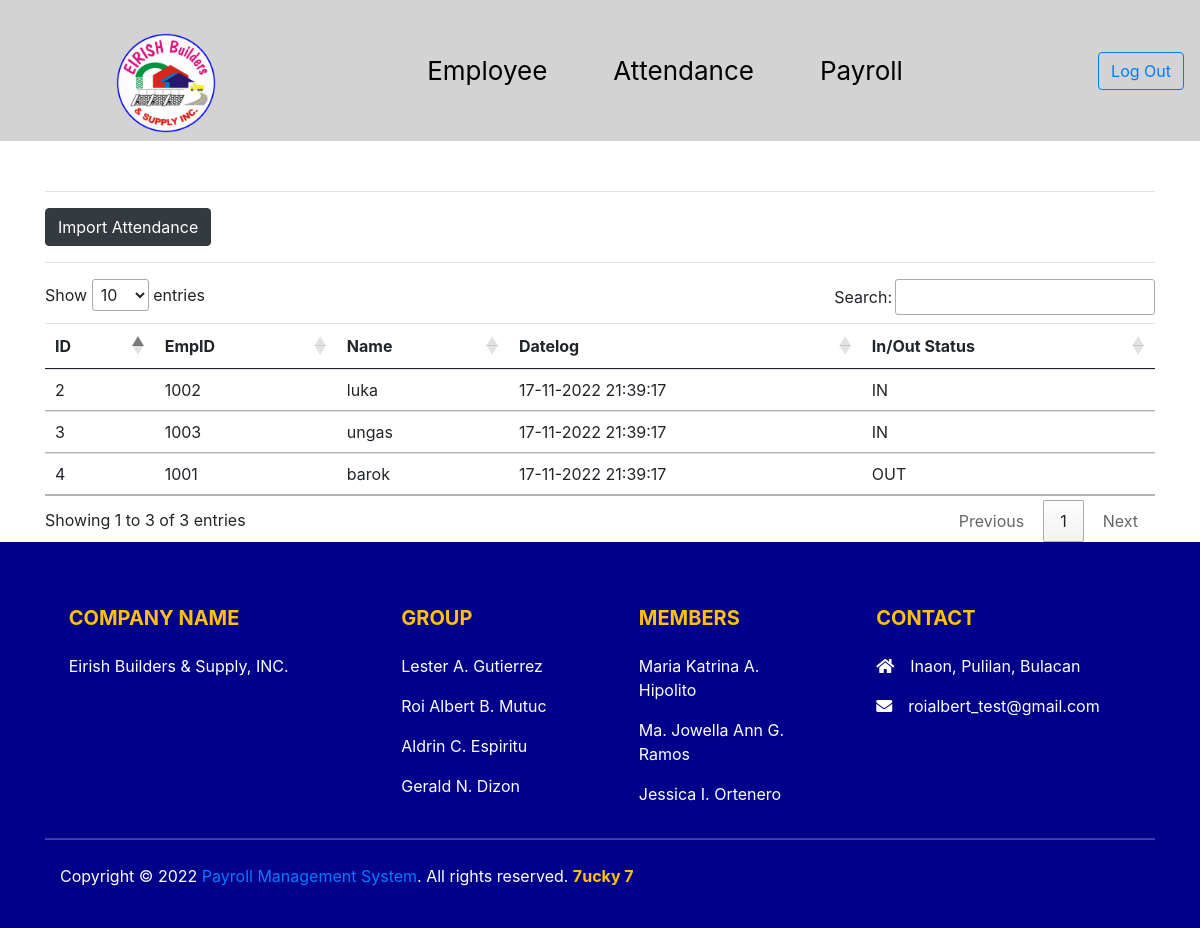
Screenshot of /attendance.php (signed in) with the database file from the repository.
### tables this page shows
CREATE TABLE `attendancee` (
  `id` int(11) NOT NULL,
  `emp_id` int(11) NOT NULL,
  `name` varchar(50) NOT NULL,
  `dateTime` varchar(50) NOT NULL,
  `logType` varchar(45) NOT NULL
);

### attendance.php (the view, shortened to what this page needs)
<?php
require_once('index.php');
$con=mysqli_connect('localhost','root','','eirish_db');
$result=mysqli_query($con,"select * from attendancee");
?>
<!doctype html>
<html lang="en">
<head>
  <link href="https://cdn.jsdelivr.net/npm/bootstrap@5.1.0/dist/css/bootstrap.min.css" rel="stylesheet">
  <link href="//cdn.datatables.net/1.10.25/css/jquery.dataTables.min.css" rel="stylesheet">
</head>
<body>
 <div class="container" style="margin-top:50px;">
 <div class="border-bottom my-3"></div>
            <div class="dropdown my-3">
            <a href="javascript:void(0);" class="btn btn-dark" onclick="formToggle('importFrm');"><i class="plus"></i> Import Attendance</a>
             </div>
             <div class="border-bottom my-3"></div>
          <table class="table table-hover">
                  <thead>
                      <tr>
                        <th>ID</th>
                        <th>EmpID</th>
                        <th>Name</th>
                        <th>Datelog</th>
                        <th>In/Out Status</th>
                      </tr>
                </thead>
                <tbody>
                          <?php while($row=mysqli_fetch_assoc($result)){?>
                      <tr>
                          <td><?php echo $row['id']?></td>
                          <td><?php echo $row['emp_id']?></td>
                          <td><?php echo $row['name']?></td>
                          <td><?php echo $row['dateTime']?></td>
                          <td><?php echo $row['logType']?></td>
                      </tr>
                          <?php } ?>
              </table>
</div>
<?php require_once('footer.php'); ?>
</body>
</html>

### css/style.css (style rules this page uses)
* { margin: 0; padding: 0px; }

### rows the page displays
attendancee: id "2", emp "1002", name "luka", dateTime "17-11-2022 21:39:17", logType "IN"
attendancee: id "3", emp "1003", name "ungas", dateTime "17-11-2022 21:39:17", logType "IN"
attendancee: id "4", emp "1001", name "barok", dateTime "17-11-2022 21:39:17", logType "OUT"
